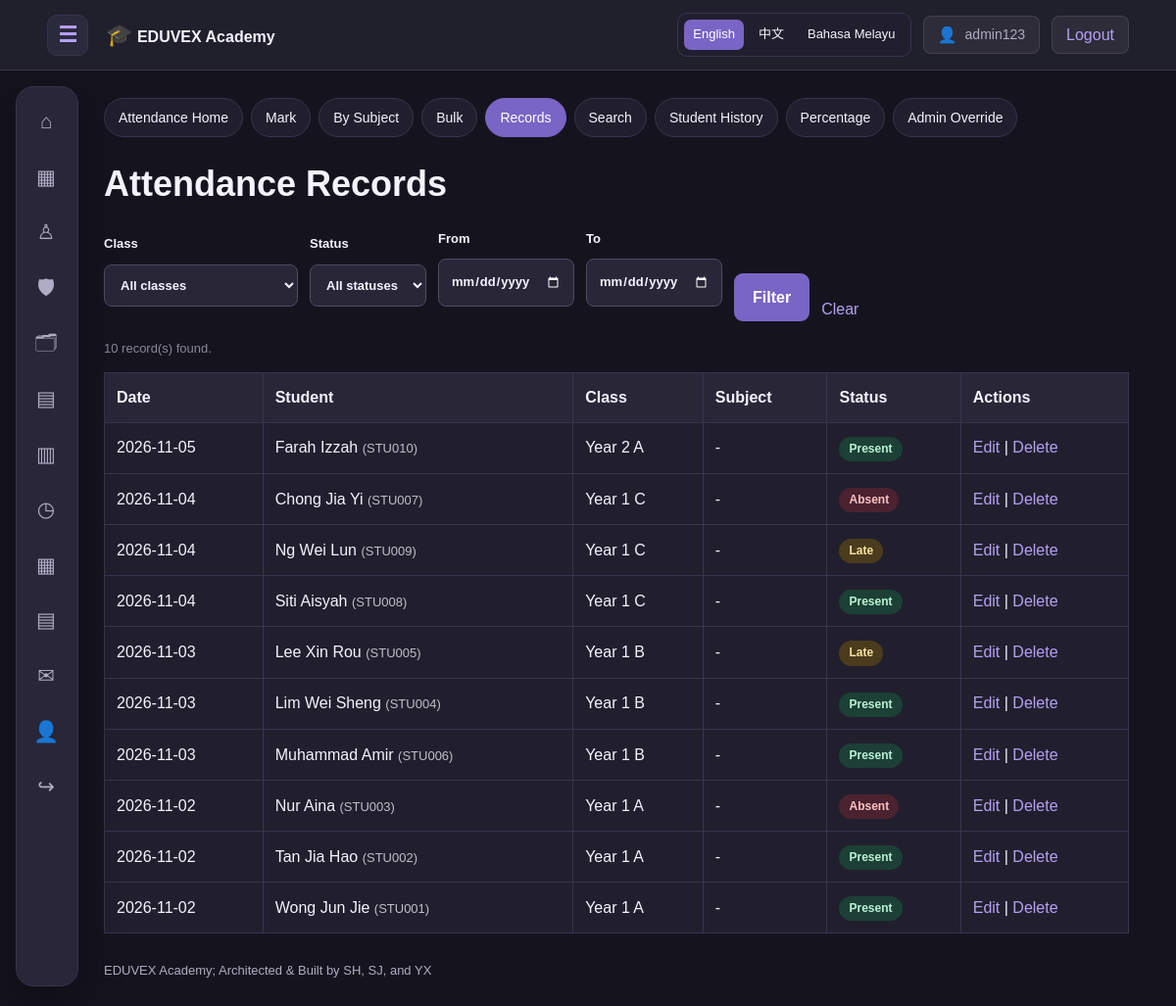
Before: /attendance/view_attendance.php (signed in) with the older database file.
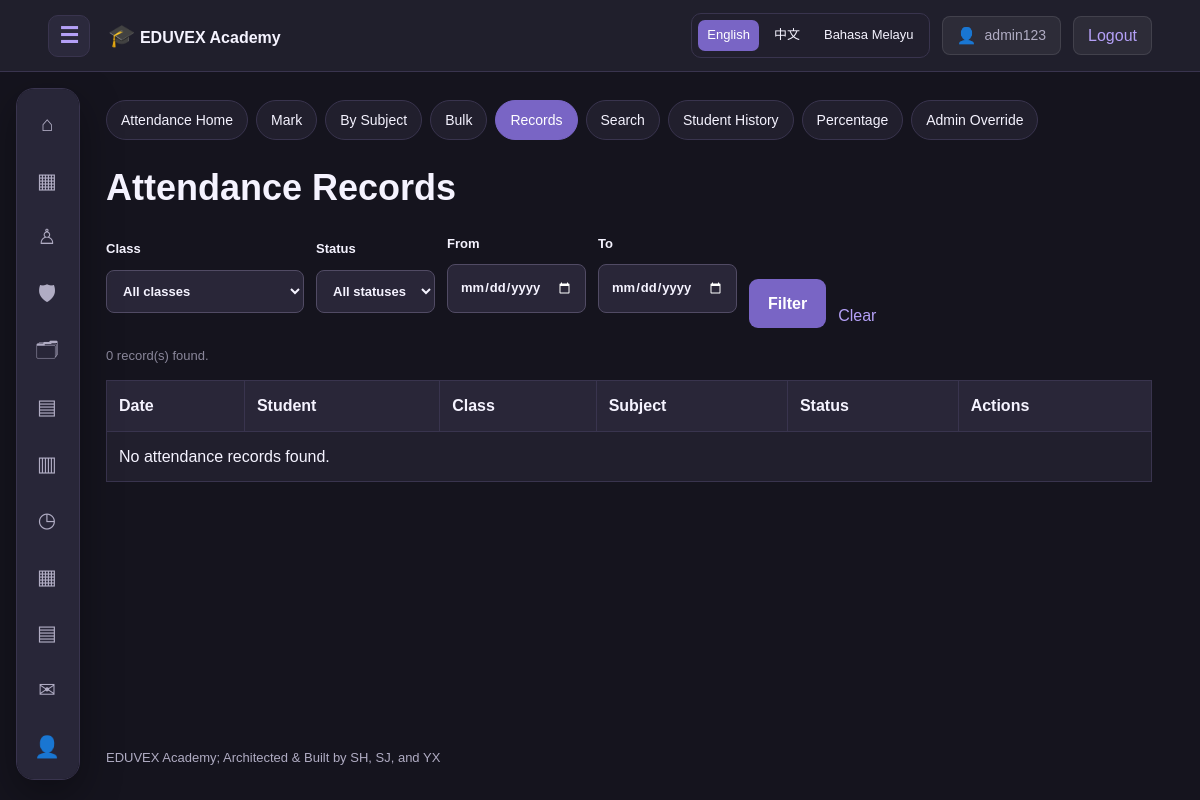
After: the same page with the newer database file.
### tables this page shows
CREATE TABLE IF NOT EXISTS attendance_records (
    attendance_id VARCHAR(12) PRIMARY KEY,
    student_id VARCHAR(12) NOT NULL,
    class_id VARCHAR(12) NOT NULL,
    `date` DATE NOT NULL,

    status ENUM(
        'Present',
        'Absent',
        'Late',
        'Excused'
    ) NOT NULL,

    schedule_id VARCHAR(12),
    marked_by_staff_id VARCHAR(12),
    marked_at TIMESTAMP DEFAULT CURRENT_TIMESTAMP,

    UNIQUE KEY uq_student_class_date (
        student_id,
        class_id,
        `date`
    ),

    INDEX idx_attendance_date (`date`)
);

CREATE TABLE IF NOT EXISTS students (
    student_id VARCHAR(12) PRIMARY KEY,
    student_name VARCHAR(120) NOT NULL,
    student_email VARCHAR(180) UNIQUE,
    student_phone_number VARCHAR(30),
    student_class VARCHAR(12)
);

CREATE TABLE IF NOT EXISTS classes (
    class_id VARCHAR(12) PRIMARY KEY,
    grade_level VARCHAR(60),
    section VARCHAR(30),
    academic_year SMALLINT,
    class_teacher_id VARCHAR(12)
);

### includes/functions.php (called while the page is built, shortened)
<?php
function h(mixed $value): string {
    return htmlspecialchars(
        (string)($value ?? ''),
        ENT_QUOTES | ENT_SUBSTITUTE,
        'UTF-8'
    );
}
function url(string $path = ''): string {
    return BASE_URL . '/' . ltrim($path, '/');
}
function me(): array {
    return [
        'id' => $_SESSION['user_id'] ?? null,
        'username' => $_SESSION['username'] ?? '',
        'role' => $_SESSION['role'] ?? ''
    ];
}

### includes/lang.php (called while the page is built, shortened)
<?php
require_once __DIR__ . '/functions.php';
function lang_current(): string
{
    $code = (string) ($_SESSION['lang'] ?? 'en');
    return isset(LANG_NAMES[$code]) ? $code : 'en';
}

### attendance/view_attendance.php (the view, shortened to what the changed rows need)
<?php
require_once __DIR__ . '/../includes/attendance_module.php';
$filters = am_filters_from_get();
$filters['q'] = '';
$page = max(1, (int) ($_GET['page'] ?? 1));
$total = am_records_count($pdo, $filters);
$rows = am_records($pdo, $filters, AM_PAGE_SIZE, ($page - 1) * AM_PAGE_SIZE);
$canManage = !am_is_student();
$pageTitle = am_is_student() ? 'My Attendance Records' : 'Attendance Records';
require __DIR__ . '/../includes/header.php';
am_nav('view');
?>
<h1><?= h($pageTitle) ?></h1>
<form method="get" class="am-filters">
    <label>Class <?= am_class_select($pdo, 'class_id', $filters['class_id'], true) ?></label>
    <label>Status <?= am_status_select('status', $filters['status'], true) ?></label>
    <label>From
    </label>
    <label>To
    </label>
    <button type="submit">Filter</button>
    <a href="view_attendance.php">Clear</a>
</form>
<p class="am-note"><?= (int) $total ?> record(s) found.</p>
<div class="table-wrap">
<table>
    <thead>
        <tr>
            <th>Date</th>
            <th>Student</th>
            <th>Class</th>
            <th>Subject</th>
            <th>Status</th>
            <?php if ($canManage): ?><th>Actions</th><?php endif; ?>
        </tr>
    </thead>
    <tbody>
    <?php if (!$rows): ?>
        <tr><td colspan="<?= $canManage ? 6 : 5 ?>">No attendance records found.</td></tr>
    <?php endif; ?>
    <?php foreach ($rows as $r): ?>
        <tr>
            <td><?= h($r['date']) ?></td>
            <td><?= h($r['student_name']) ?>
                <span class="am-note">(<?= h($r['student_id']) ?>)</span></td>
            <td><?= h($r['grade_level'] . ' ' . $r['section']) ?></td>
            <td><?= h($r['subject_name'] ?? '-') ?></td>
            <td><?= am_badge($r['status']) ?></td>
            <?php if ($canManage): ?>
            <td>
                <a href="<?= h(url('attendance/edit_attendance.php?id=' . urlencode($r['attendance_id']))) ?>">Edit</a>
                |
                <a href="<?= h(url('attendance/delete_attendance.php?id=' . urlencode($r['attendance_id']))) ?>">Delete</a>
            </td>
            <?php endif; ?>
        </tr>
    <?php endforeach; ?>
    </tbody>
</table>
</div>
<?php require __DIR__ . '/../includes/footer.php'; ?>

### includes/floating_nav.php (shortened to what the changed rows need)
<?php
require_once __DIR__ . '/functions.php';
$role = logged_in() ? (string) me()['role'] : '';
$dashboard = match ($role) {
    'admin'   => 'admin/dashboard.php',
    'staff'   => 'tutor/dashboard.php',
    'student' => 'student/dashboard.php',
    default   => 'auth/login.php'
};
$items = [
    ['Home', 'index.php', '⌂'],
    ['Dashboard', $dashboard, '▦']
];
if ($role === 'admin' || $role === 'staff') {
    $items[] = [
        'Students',
        'student_management/index.php',
        '♙'
    ];
    if ($role === 'admin') {
        $items[] = [
            'Admin Management',
            'admin_management/index.php',
            '🛡'
        ];
        $items[] = [
            'Tutor Management',
            'tutor_management/index.php',
            '🗂'
        ];
    }
    $items[] = [
        'Classes',
        'class_management/index.php',
        '▤'
    ];
    $items[] = [
        'Subjects',
        'class_management/subjects.php',
        '▥'
    ];
    $items[] = [
        'Timetable',
        'class_management/timetable.php',
        '◷'
    ];
}
if ($role === 'admin') {
    $items[] = [
        'Attendance Overview',
        'admin/attendance.php',
        '▦'
    ];
        $items[] = [
        'Attendance Records',
        'attendance/index.php',
        '▤'
    ];
}
if ($role === 'admin' || $role === 'staff' || $role === 'student') {
    $items[] = [
        'Leave',
        'leave/index.php',
        '✉'
    ];
}
if ($role === 'admin') {
    $items[] = ['My Profile', 'admin/profile.php', '👤'];
} elseif ($role === 'staff') {
    $items[] = ['My Profile', 'tutor/profile.php', '👤'];
} elseif ($role === 'student') {
    $items[] = ['My Profile', 'student_management/view_student.php?id=' . urlencode(me()['student_id'] ?? ''), '👤'];
}
$items[] = [
    $role ? 'Logout' : 'Sign In',
    $role ? 'auth/logout.php' : 'auth/login.php',
    $role ? '↪' : '→'
];
$currentPath = parse_url(
    $_SERVER['REQUEST_URI'] ?? '',
    PHP_URL_PATH
) ?: '';
?>
<aside
    class="floating-nav"
    id="floating-navigation"
    aria-label="Main navigation"
    data-floating-nav>
    <nav class="floating-nav-links">
        <?php foreach ($items as [$label, $path, $symbol]): ?>
            <?php
            $targetPath = parse_url(
                url($path),
                PHP_URL_PATH
            ) ?: '';
            $isActive = (
                $currentPath === $targetPath
                && !in_array(
                    $label,
                    [
                        'Logout',
                        'Sign In',
                        'Features',
                        'About'
                    ],
                    true
                )
            );
            ?>
            <a
                class="float-link<?= $isActive ? ' active' : '' ?>"
                href="<?= h(url($path)) ?>"
                title="<?= h($label) ?>"
                <?= $isActive ? 'aria-current="page"' : '' ?>>
                <span
                    class="float-icon"
                    aria-hidden="true">
                    <?= h($symbol) ?>
                </span>
            </a>
        <?php endforeach; ?>
    </nav>
</aside>

### includes/attendance_module.php (shortened to what the changed rows need)
<?php
function am_role(): string
{
    return (string) (me()['role'] ?? '');
}
function am_is_admin(): bool
{
    return am_role() === 'admin';
}
function am_is_staff(): bool
{
    return am_role() === 'staff';
}
function am_is_student(): bool
{
    return am_role() === 'student';
}
function am_parse_date(?string $text): ?string
{
    $text = trim((string) $text);
    $d = DateTime::createFromFormat('!Y-m-d', $text);
    if (!$d || $d->format('Y-m-d') !== $text) {
        return null;
    }
    return $text;
}
function am_where(PDO $pdo, array $f): array
{
    $where = [];
    $params = [];
    return [$where ? implode(' AND ', $where) : '1 = 1', $params];
}
function am_records(PDO $pdo, array $f, int $limit = 0, int $offset = 0): array
{
    [$where, $params] = am_where($pdo, $f);
    $sql = 'SELECT a.attendance_id, a.student_id, a.class_id, a.`date`,
                   a.status, a.schedule_id, a.marked_at,
                   s.student_name, c.grade_level, c.section,
                   c.academic_year, sub.subject_name'
        . AM_FROM
        . " WHERE $where
            ORDER BY a.`date` DESC, c.grade_level, c.section,
                     s.student_name";
    if ($limit > 0) {
        $sql .= ' LIMIT ' . (int) $limit . ' OFFSET ' . (int) $offset;
    }
    $stmt = $pdo->prepare($sql);
    $stmt->execute($params);
    return $stmt->fetchAll();
}
function am_records_count(PDO $pdo, array $f): int
{
    [$where, $params] = am_where($pdo, $f);
    $stmt = $pdo->prepare('SELECT COUNT(*)' . AM_FROM . " WHERE $where");
    $stmt->execute($params);
    return (int) $stmt->fetchColumn();
}
function am_badge(string $status): string
{
    return '<span class="am-badge am-' . h(strtolower($status)) . '">'
        . h($status) . '</span>';
}
function am_nav(string $active = ''): void
{
    $links = [];
    if (am_is_student()) {
        $links = [
            'index'      => ['index.php', 'Attendance Home'],
            'view'       => ['view_attendance.php', 'My Records'],
            'search'     => ['search_attendance.php', 'Search'],
            'history'    => ['attendance_history.php', 'My History'],
            'percentage' => ['attendance_percentage.php', 'My Percentage'],
        ];
    } else {
        $links = [
            'index'      => ['index.php', 'Attendance Home'],
            'mark'       => ['mark_attendance.php', 'Mark'],
            'subject'    => ['subject_attendance.php', 'By Subject'],
            'bulk'       => ['bulk_attendance.php', 'Bulk'],
            'view'       => ['view_attendance.php', 'Records'],
            'search'     => ['search_attendance.php', 'Search'],
            'history'    => ['attendance_history.php', 'Student History'],
            'percentage' => ['attendance_percentage.php', 'Percentage'],
        ];
        if (am_is_admin()) {
            $links['override'] = ['attendance_override.php', 'Admin Override'];
        }
    }
    echo '<link rel="stylesheet" href="'
        . h(url('assets/css/attendance_module.css')) . '">';
    echo '<nav class="am-nav" aria-label="Attendance recording">';
    foreach ($links as $key => [$file, $label]) {
        echo '<a href="' . h(url('attendance/' . $file)) . '"'
            . ($key === $active ? ' class="active"' : '') . '>'
            . h($label) . '</a>';
    }
    echo '</nav>';
}
function am_filters_from_get(): array
{
    $from = am_parse_date($_GET['date_from'] ?? '');
    $to = am_parse_date($_GET['date_to'] ?? '');
    $status = (string) ($_GET['status'] ?? '');
    return [
        'class_id'   => trim((string) ($_GET['class_id'] ?? '')),
        'student_id' => trim((string) ($_GET['student_id'] ?? '')),
        'status'     => in_array($status, AM_STATUSES, true) ? $status : '',
        'date_from'  => $from ?? '',
        'date_to'    => $to ?? '',
        'q'          => trim((string) ($_GET['q'] ?? '')),
    ];
}
    ?>

### includes/site_language.php (shortened to what the changed rows need)
<?php
require_once __DIR__ . '/lang.php';
function site_language_widget(): string
{
    $current = lang_current();
    $target = SITE_TRANSLATE_CODES[$current] ?? '';
    $html = '<style>
        .site-lang { position: fixed; right: 14px; top: 12px; z-index: 9999;
            display: flex; gap: 6px; padding: 6px; border-radius: 10px;
            background: var(--surface, #1b1f2a);
            border: 1px solid var(--line, #3a4052); }
        .site-lang a { padding: 5px 9px; border-radius: 7px; font-size: 13px;
            color: var(--text, #ffffff); text-decoration: none; }
        .site-lang a.active { background: var(--accent-dark, #2563eb); color: #ffffff; }
                .site-lang.in-header { position: static; }
        #google_translate_element, iframe.skiptranslate,
        .goog-te-banner-frame { display: none !important; }
        body { top: 0 !important; }
    </style>';
    $html .= '<div class="site-lang notranslate" translate="no" aria-label="Language">';
    foreach (LANG_NAMES as $code => $name) {
        $query = $_GET;
        $query['lang'] = $code;
        $html .= '<a href="?' . h(http_build_query($query)) . '"'
            . ($code === $current ? ' class="active" aria-current="true"' : '')
            . '>' . h($name) . '</a>';
    }
    $html .= '</div><div id="google_translate_element"></div>';
    $html .= '<script>
(function () {
    var box = document.querySelector(".header-actions");
    var bar = document.querySelector(".site-lang");
    if (box && bar) {                   // sit inside the navbar, before Profile
        box.insertBefore(bar, box.firstChild);
        bar.classList.add("in-header");
    }
    var target = ' . json_encode($target) . ';
    var expire = "; expires=Thu, 01 Jan 1970 00:00:00 GMT; path=/";
    if (!target) {                      // English: no translation
        document.cookie = "googtrans=" + expire;
        return;
    }
    document.cookie = "googtrans=/en/" + target + "; path=/";
    window.googleTranslateElementInit = function () {
        new google.translate.TranslateElement({
            pageLanguage: "en",
            includedLanguages: "en,zh-CN,ms",
            autoDisplay: false
        }, "google_translate_element");
    };
    var s = document.createElement("script");
    s.src = "https://translate.google.com/translate_a/element.js?cb=googleTranslateElementInit";
    document.body.appendChild(s);
})();
</script>';
    return $html;
}

Changed rows visible on the page:
removed attendance_records: date "2026-11-05", student.student_name "Farah Izzah", student "STU010", class.section "Year 2 A", subject_name "-", status "Present"
removed attendance_records: date "2026-11-04", student.student_name "Chong Jia Yi", student "STU007", class.section "Year 1 C", subject_name "-", status "Absent"
removed attendance_records: date "2026-11-04", student.student_name "Ng Wei Lun", student "STU009", class.section "Year 1 C", subject_name "-", status "Late"
removed attendance_records: date "2026-11-04", student.student_name "Siti Aisyah", student "STU008", class.section "Year 1 C", subject_name "-", status "Present"
removed attendance_records: date "2026-11-03", student.student_name "Lee Xin Rou", student "STU005", class.section "Year 1 B", subject_name "-", status "Late"
removed attendance_records: date "2026-11-03", student.student_name "Lim Wei Sheng", student "STU004", class.section "Year 1 B", subject_name "-", status "Present"
removed attendance_records: date "2026-11-03", student.student_name "Muhammad Amir", student "STU006", class.section "Year 1 B", subject_name "-", status "Present"
removed attendance_records: date "2026-11-02", student.student_name "Nur Aina", student "STU003", class.section "Year 1 A", subject_name "-", status "Absent"
removed attendance_records: date "2026-11-02", student.student_name "Tan Jia Hao", student "STU002", class.section "Year 1 A", subject_name "-", status "Present"
removed attendance_records: date "2026-11-02", student.student_name "Wong Jun Jie", student "STU001", class.section "Year 1 A", subject_name "-", status "Present"
Other visible differences:
$total: "10" → "0"
text now shown: "No attendance records found."
